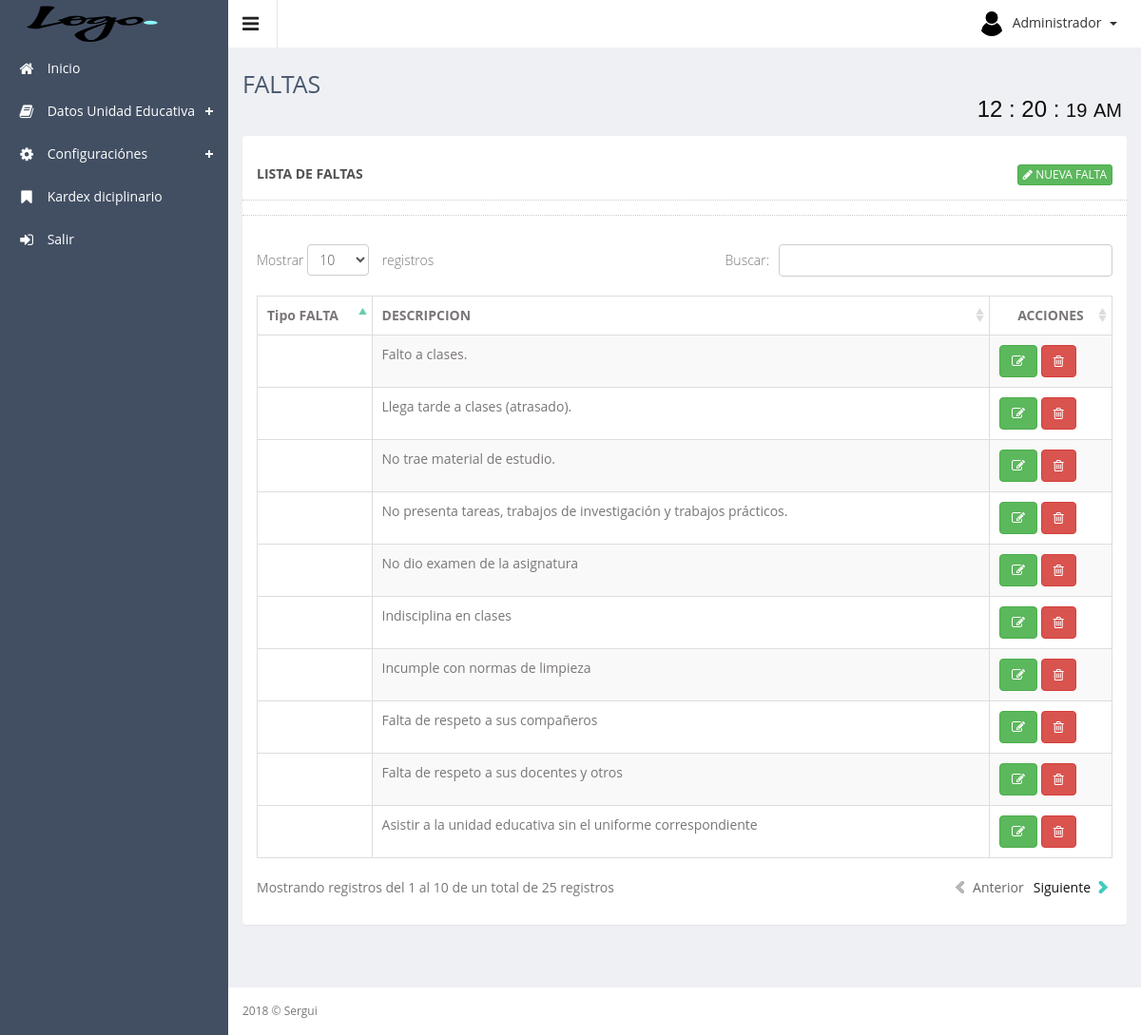
Screenshot of /app/controller/falta/ (signed in) with the database file from the repository.
### tables this page shows
CREATE TABLE `faltas` (
  `id_falta` int(11) NOT NULL AUTO_INCREMENT,
  `tipoFalta` varchar(50) DEFAULT NULL,
  `descripcion` varchar(200) DEFAULT NULL,
  `estado` tinyint(1) DEFAULT '1',
  PRIMARY KEY (`id_falta`)
);

### app/controller/falta/index.php (called while the page is built, shortened)
<?php
	require_once ("../../config/conexion.php");
	if (!($faltas = $con->query("SELECT id_falta,
									CASE tipoFalta WHEN '1' THEN 'Leve' WHEN '2' THEN 'Grave' END AS tipoFalta
									,descripcion
									FROM faltas
									WHERE estado=1"))) {
    	echo "Falló SELECT: (" . $con->errno . ") " . $con->error;
	}
	require_once ('../../../public/views/plantilla.php');
?>

### public/views/falta/index.php (the view, shortened to what this page needs)
<div class="row">
    <div class="col-sm-12">
        <section class="panel">
            <header class="panel-heading">
                <div class="row panel-heading">
                    LISTA DE FALTAS
                    <span class="pull-right">
                        <a href="#modal_Registrar" class="btn btn-xs btn-success" data-toggle="modal">
                            <span class="fa fa-pencil"></span> NUEVA FALTA
                        </a>
                    </span>
                </div>
            </header>
            <div class="panel-body">
                <div class="adv-table" >
                    <table  class="display table table-bordered table-striped" id="tbFalta">
                        <thead>
                            <tr>
                                <th>Tipo FALTA</th>
                                <th>DESCRIPCION</th>
                                <th class="text-center">ACCIONES</th>
                            </tr>
                        </thead>
                        <tbody>
                            <?php foreach ($faltas as $falta): ?>
                            <tr class="gradeX">
                                <td><?php echo $falta['tipoFalta']; ?></td>
								<td><?php echo $falta['descripcion']; ?></td>
                                <td >
                                    <a class="btn btn-success" href="#modalEditar" role="button" data-placement="top" title="Editar" data-toggle="modal" onclick="obtener_datos(<?php echo $falta['id_falta'] ?>)">
                                        <span class="fa fa-edit" ></span>
                                    </a>
                                    <a class="btn btn-danger" href="#modalEliminar" role="button" data-toggle="modal" data-placement="top" title="Eliminar" onclick="eliminar_datos(<?php echo $falta['id_falta'] ?>)">
                                        <span class="fa fa-trash-o"></span>
                                    </a>
                                </td>
                            </tr>
                        <?php endforeach ?>
                    </tbody>
                </table>
            </div>
        </div>
    </section>
</div>
</div>

### resources/assets/js/advanced-datatable/css/demo_table.css (style rules this page uses)
table.display { margin: 0 auto; clear: both; width: 100%; }
table.display thead th { padding: 3px 18px 3px 10px; border-bottom: 1px solid black; font-weight: bold; cursor: pointer; * cursor: hand; }
table.display td { padding: 3px 10px; }
.sorting_asc { background: url('../images/sort_asc.png') no-repeat center right; }
.sorting { background: url('../images/sort_both.png') no-repeat center right; }
table.display tr.odd.gradeX { background-color: #ffdddd; }
table.display tr.even.gradeX { background-color: #ffeeee; }
tr.odd { background-color: #E2E4FF; }
tr.even { background-color: white; }
tr.odd td.sorting_1 { background-color: #D3D6FF; }
tr.even td.sorting_1 { background-color: #EAEBFF; }
tr.odd.gradeX td.sorting_1 { background-color: #ffc4c4; }
tr.even.gradeX td.sorting_1 { background-color: #ffd5d5; }
table.display tr.gradeX { background-color: #ffdddd; }

### rows the page displays
faltas: descripcion "Falto a clases."
faltas: descripcion "Llega tarde a clases (atrasado)."
faltas: descripcion "No trae material de estudio."
faltas: descripcion "No presenta tareas, trabajos de investigación y trabajos prácticos."
faltas: descripcion "No dio examen de la asignatura"
faltas: descripcion "Indisciplina en clases"
faltas: descripcion "Incumple con normas de limpieza"
faltas: descripcion "Falta de respeto a sus compañeros"
faltas: descripcion "Falta de respeto a sus docentes y otros"
faltas: descripcion "Asistir a la unidad educativa sin el uniforme correspondiente"

### other values shown
$_SESSION['nombre'] "Administrador"
$subTitulo "FALTAS"
